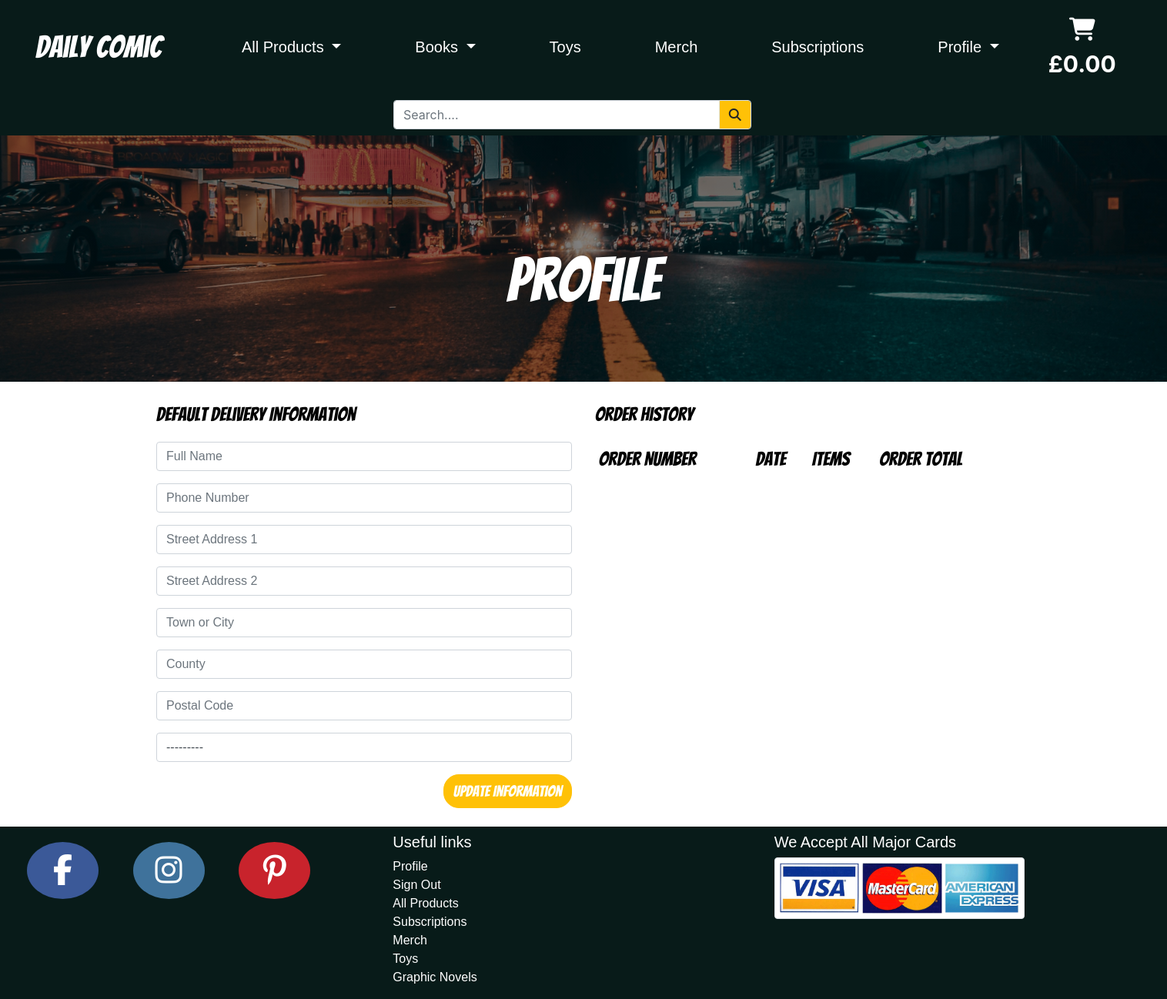
The page /profile/ (signed in) on the database as committed earlier.
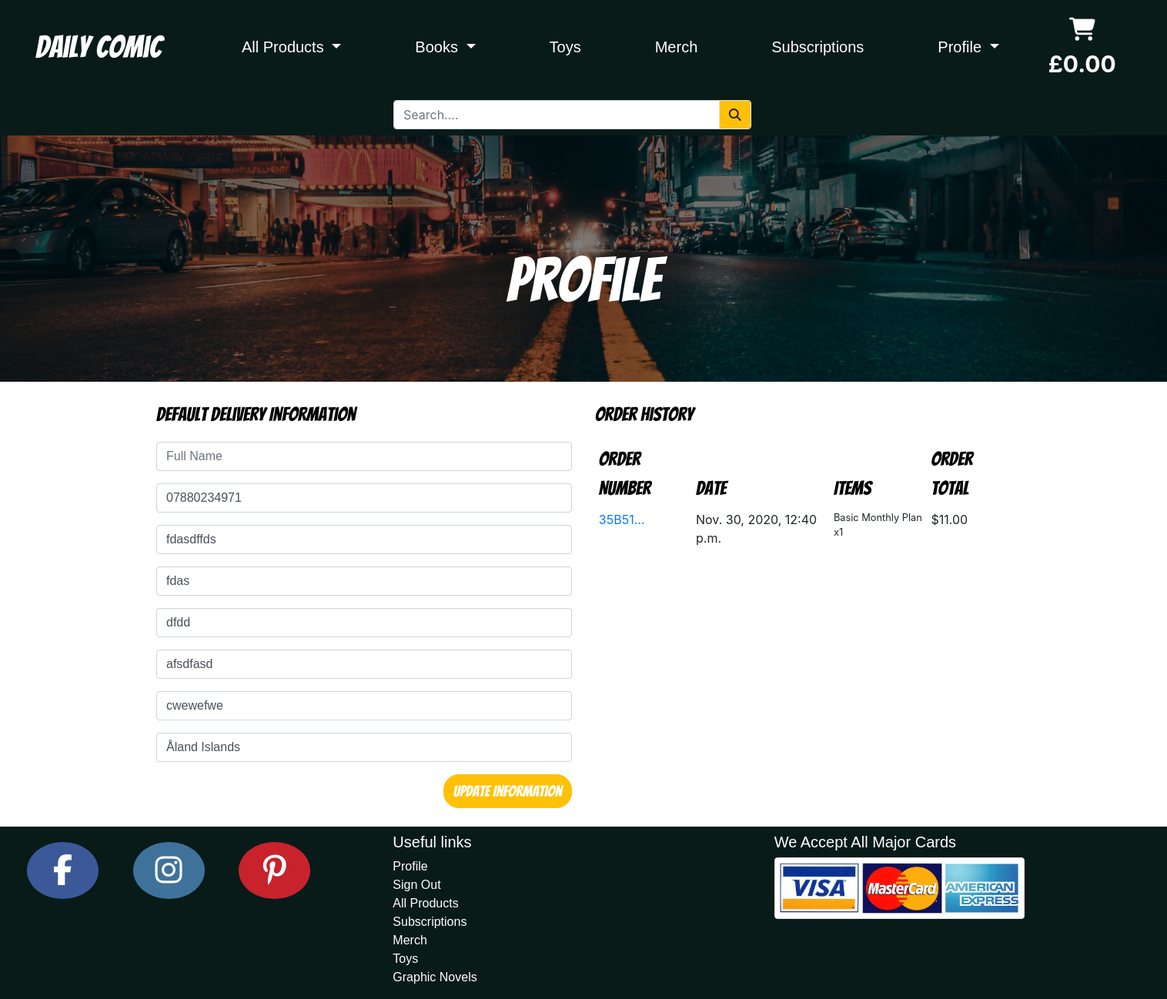
The same page on the database as committed later.
### profiles/models.py (models this page shows, shortened)
class  Userprofiles(models.Model):
    user = models.OneToOneField(User, on_delete=models.CASCADE)
    default_full_name = models.CharField(max_length=80,
                                               null=True, blank=True)
    default_phone_number = models.CharField(max_length=20,
                                            null=True, blank=True)
    default_street_address1 = models.CharField(max_length=80,
                                               null=True, blank=True)
    default_street_address2 = models.CharField(max_length=80,
                                               null=True, blank=True)
    default_town_or_city = models.CharField(max_length=40,
                                            null=True, blank=True)
    default_county = models.CharField(max_length=80,
                                      null=True, blank=True)
    default_postcode = models.CharField(max_length=20,
                                        null=True, blank=True)
    default_country = CountryField(blank_label='Country',
                                   null=True, blank=True)

### checkout/models.py (models this page shows, shortened)
class Order(models.Model):
    order_number = models.CharField(max_length=32, null=False, editable=False)
    user_profile = models.ForeignKey(
        Userprofiles, on_delete=models.SET_NULL, null=True,
        blank=True, related_name='orders')
    full_name = models.CharField(max_length=50, null=False, blank=False)
    email = models.EmailField(max_length=254, null=False, blank=False)
    phone_number = models.CharField(max_length=20, null=False, blank=False)
    country = CountryField(blank_label="Country *", null=False, blank=False)
    postcode = models.CharField(max_length=20, null=True, blank=True)
    town_or_city = models.CharField(max_length=40, null=False, blank=False)
    street_address1 = models.CharField(max_length=80, null=False, blank=False)
    street_address2 = models.CharField(max_length=80, null=True, blank=True)
    county = models.CharField(max_length=80, null=True, blank=True)
    date = models.DateTimeField(auto_now_add=True)
    delivery_cost = models.DecimalField(max_digits=6, decimal_places=2, null=False, default=0)
    order_total = models.DecimalField(max_digits=10, decimal_places=2, null=False, default=0)
    grand_total = models.DecimalField(max_digits=10, decimal_places=2, null=False, default=0)
    original_bag = models.TextField(null=False, blank=False, default='')
    stripe_pid = models.CharField(max_length=254, null=False, blank=False, default='')

class OrderLineItem(models.Model):
    order = models.ForeignKey(Order, null=False, blank=False, on_delete=models.CASCADE, related_name='lineitems')
    product = models.ForeignKey(Product, null=False, blank=False, on_delete=models.CASCADE)
    sub_id = models.CharField(max_length=254, blank=True)
    product_size = models.CharField(max_length=2, null=True, blank=True) # XS, S, M, L, XL
    quantity = models.IntegerField(null=False, blank=False, default=0)
    lineitem_total = models.DecimalField(max_digits=6, decimal_places=2, null=False, blank=False, editable=False)

### products/models.py (models this page shows, shortened)
class Product(models.Model):
    category = models.ForeignKey(
        'Category', null=True, blank=True, on_delete=models.SET_NULL)
    sku = models.CharField(max_length=254, blank=True)
    name = models.CharField(max_length=254)
    universe = models.CharField(max_length=254, blank=True)
    hero = models.CharField(max_length=254, blank=True)
    author = models.CharField(max_length=254, blank=True)
    artist = models.CharField(max_length=254, blank=True)
    publishedby = models.CharField(max_length=254, blank=True)
    description = models.TextField()
    has_sizes = models.BooleanField(default=False, null=True, blank=True)
    is_subscription = models.BooleanField(default=False, null=True, blank=True)
    sub_id = models.CharField(max_length=254, blank=True)
    rrp = models.DecimalField(max_digits=6, decimal_places=2)
    price = models.DecimalField(max_digits=6, decimal_places=2)
    rating = models.DecimalField(
        max_digits=6, decimal_places=2, blank=True)
    image_url = models.URLField(
        max_length=1024, blank=True)
    image = models.ImageField(blank=True)

### profiles/views.py (the view)
# urls.py: path('', views.theProfile, name='theprofile'),
def theProfile(request):
    profile = get_object_or_404(Userprofiles, user=request.user)
    if request.method == 'POST':
        form = ProfileForm(request.POST, instance=profile)
        if form.is_valid():
            form.save()
            messages.success(
                request, 'Successfully updated your details!')
    orders = profile.orders.all()
    template = 'profiles/theprofile.html'
    form = ProfileForm(instance=profile)
    context = {
        'form': form,
        'orders': orders,
        'on_profile': True,
    }
    return render(request, template, context)

### profiles/forms.py
class ProfileForm(forms.ModelForm):
    class Meta:
        model = Userprofiles
        exclude = ('user',)
    def __init__(self, *args, **kwargs):
        super().__init__(*args, **kwargs)
        placeholders = {
            'default_full_name': 'Full Name',
            'default_phone_number': 'Phone Number',
            'default_country': 'Country',
            'default_postcode': 'Postal Code',
            'default_town_or_city': 'Town or City',
            'default_street_address1': 'Street Address 1',
            'default_street_address2': 'Street Address 2',
            'default_county': 'County',
        }
        self.fields['default_phone_number'].widget.attrs['autofocus'] = True
        for field in self.fields:
            if self.fields[field].required:
                placeholder = f'{placeholders[field]} *'
            else:
                placeholder = placeholders[field]
            self.fields[field].widget.attrs['placeholder'] = placeholder
            self.fields[field].widget.attrs['class'] = ''
            self.fields[field].label = False

### profiles/templates/profiles/theprofile.html (shortened to what this page needs)
{% extends "base.html" %}
{% load static %}
{% block extra_css %}
    <link rel="stylesheet" href="{% static 'profiles/css/profiles.css' %}">
{% endblock %}
{% block content %}
    <div class="hero-image1">
	<div class="hero-text">
    <h1>Profile</h1>
	</div>
</div>
<div class="container warpper">
	<div class="row mb-4">
		<div class="col-12 col-lg-6 mt-4">
			<p class="product-title">Default Delivery Information</p>
			<form class="mt-3 product-text" action="{% url 'theprofile' %}" method="POST" id="profile-update-form">
				{{ form|crispy }}
				<button class="btn btn-warning produtPageButton float-right">Update Information</button>
			</form>
		</div>
		<div class="col-12 col-lg-6 mt-4 mb-4">
			<p class="product-title">Order History</p>
			<div class="order-history table-responsive">
				<table class="table table-sm table-borderless">
					<thead class="product-title table-head">
						<tr>
							<th>Order Number</th>
							<th>Date</th>
							<th>Items</th>
							<th>Order Total</th>
						</tr>
					</thead>
					<tbody>
				 {% for order in orders %}
                                <tr>
                                    <td>
                                        <a href="{% url 'order_history' order.order_number %}"
                                        title="{{ order.order_number }}">
                                            {{ order.order_number|truncatechars:6 }}
                                        </a>
                                    </td>
                                    <td>{{ order.date }}</td>
                                    <td>
                                        <ul class="list-unstyled">
                                            {% for item in order.lineitems.all %}
                                                <li class="small">
                                                    {{ item.product.name }} x{{ item.quantity }}
                                                </li>
                                            {% endfor %}
                                        </ul>
                                    </td>
                                    <td>${{ order.grand_total }}</td>
                                </tr>
                            {% endfor %}
                        </tbody>
                    </table>
                </div>
            </div>
</div>
</div>
{% endblock %}

Rows that differ between the two databases and show on the page:
changed Userprofiles: default_phone_number (not shown) → "07880234971"; default_street_address1 (not shown) → "fdasdffds"; default_street_address2 (not shown) → "fdas"; default_town_or_city (not shown) → "dfdd"; default_county (not shown) → "afsdfasd"; default_postcode (not shown) → "cwewefwe"; default_country "---------" → "Åland Islands"
added Order: order_number "35B51…", date "Nov. 30, 2020, 12:40 p.m.", grand_total "11.00"
added OrderLineItem: product.name "Basic Monthly Plan", quantity "1"
